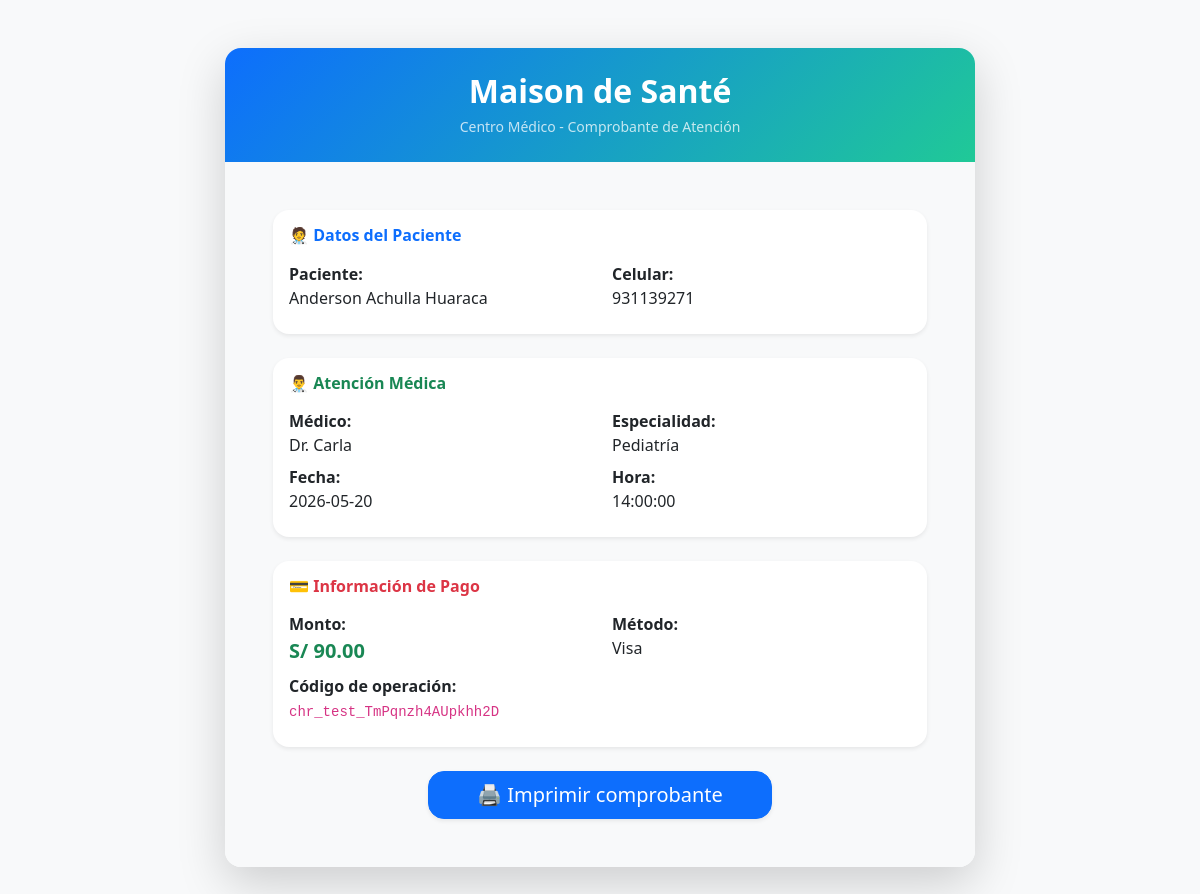
/Vistas/comprobante.php?id=20, run on the app's committed database.
### tables this page shows
CREATE TABLE `pagos` (
  `id` int(11) NOT NULL,
  `id_cita` int(11) NOT NULL,
  `monto` decimal(10,2) DEFAULT NULL,
  `estado` varchar(30) DEFAULT NULL,
  `metodo_pago` varchar(50) DEFAULT NULL,
  `culqi_charge_id` varchar(100) DEFAULT NULL,
  `fecha_pago` datetime DEFAULT current_timestamp()
);

CREATE TABLE `pacientes` (
  `id_paciente` int(11) NOT NULL,
  `id_usuario` int(11) NOT NULL,
  `nombres` varchar(30) NOT NULL,
  `apellidos` varchar(30) NOT NULL,
  `dni` int(8) NOT NULL,
  `fecha_nacimiento` date NOT NULL,
  `celular` int(9) NOT NULL,
  `direccion` varchar(50) NOT NULL
);

CREATE TABLE `medicos` (
  `id` int(11) NOT NULL,
  `id_usuario` int(11) DEFAULT NULL,
  `nombre` varchar(100) NOT NULL,
  `id_especialidad` int(11) DEFAULT NULL,
  `telefono` varchar(20) NOT NULL,
  `estado` varchar(20) DEFAULT 'Activo'
);

CREATE TABLE `especialidades` (
  `id` int(11) NOT NULL,
  `nombre` varchar(50) NOT NULL,
  `estado` varchar(20) DEFAULT 'Activo',
  `precio_consulta` decimal(10,2) DEFAULT NULL
);

CREATE TABLE `citas` (
  `id` int(11) NOT NULL,
  `id_paciente` int(11) NOT NULL,
  `fecha` date NOT NULL,
  `hora` time NOT NULL,
  `id_medico` int(11) DEFAULT NULL,
  `estado` varchar(20) DEFAULT 'Pendiente',
  `monto` decimal(10,2) DEFAULT NULL,
  `estado_pago` varchar(20) DEFAULT 'Pendiente'
);

### Vistas/comprobante.php (the view, shortened to what this page needs)
<?php
include '../ConexionDB/conexion.php';
$id = $_GET['id'];
$sql1 = "SELECT id
         FROM pagos
         WHERE id_cita = $id";
$resultado1 = mysqli_query($conexion, $sql1);
$row1 = mysqli_fetch_assoc($resultado1);
$id_pago = $row1['id'];
$sql = "
SELECT
    p.*,
    e.nombre AS especialidad,
    c.fecha,
    c.hora,
    CONCAT(pa.nombres, ' ',pa.apellidos) AS nombre_paciente,
    pa.celular AS celular,
    m.nombre AS nombre_medico
FROM pagos p
INNER JOIN citas c
ON p.id_cita = c.id
INNER JOIN pacientes pa
ON c.id_paciente = pa.id_paciente
INNER JOIN medicos m
ON c.id_medico = m.id
INNER JOIN especialidades e
ON m.id_especialidad = e.id
WHERE p.id = '$id_pago'
";
$r = $conexion->query($sql);
$f = $r->fetch_assoc();
?>
<!DOCTYPE html>
<html lang="es">
<head>
    <link href="https://cdn.jsdelivr.net/npm/bootstrap@5.3.7/dist/css/bootstrap.min.css" rel="stylesheet">
</head>
<body class="bg-light">
    <div class="container py-5">
        <div class="card shadow-lg border-0 mx-auto rounded-4"
            style="max-width:750px; overflow:hidden;">
            <div class="p-4 text-white text-center"
                style="background: linear-gradient(135deg, #0d6efd, #20c997);">
                <h2 class="fw-bold mb-1">
                    Maison de Santé
                </h2>
                <small class="opacity-75">
                    Centro Médico - Comprobante de Atención
                </small>
            </div>
            <div class="card-body p-5 bg-light">
                <div class="mb-4 p-3 bg-white rounded-4 shadow-sm">
                    <h6 class="text-primary fw-bold mb-3">
                        🧑‍⚕️ Datos del Paciente
                    </h6>
                    <div class="row">
                        <div class="col-md-6 mb-2">
                            <strong>Paciente:</strong><br>
                            <?php echo $f['nombre_paciente']; ?>
                        </div>
                        <div class="col-md-6 mb-2">
                            <strong>Celular:</strong><br>
                            <?php echo $f['celular']; ?>
                        </div>
                    </div>
                </div>
                <div class="mb-4 p-3 bg-white rounded-4 shadow-sm">
                    <h6 class="text-success fw-bold mb-3">
                        👨‍⚕️ Atención Médica
                    </h6>
                    <div class="row">
                        <div class="col-md-6 mb-2">
                            <strong>Médico:</strong><br>
                            <?php echo "Dr. " . htmlspecialchars($f['nombre_medico']); ?>
                        </div>
                        <div class="col-md-6 mb-2">
                            <strong>Especialidad:</strong><br>
                            <?php echo $f['especialidad']; ?>
                        </div>
                        <div class="col-md-6 mb-2">
                            <strong>Fecha:</strong><br>
                            <?php echo $f['fecha']; ?>
                        </div>
                        <div class="col-md-6 mb-2">
                            <strong>Hora:</strong><br>
                            <?php echo $f['hora']; ?>
                        </div>
                    </div>
                </div>
                <div class="mb-4 p-3 bg-white rounded-4 shadow-sm">
                    <h6 class="text-danger fw-bold mb-3">
                        💳 Información de Pago
                    </h6>
                    <div class="row">
                        <div class="col-md-6 mb-2">
                            <strong>Monto:</strong><br>
                            <span class="fs-5 fw-bold text-success">
                                S/ <?php echo $f['monto']; ?>
                            </span>
                        </div>
                        <div class="col-md-6 mb-2">
                            <strong>Método:</strong><br>
                            <?php echo $f['metodo_pago']; ?>
                        </div>
                        <div class="col-md-12 mb-2">
                            <strong>Código de operación:</strong><br>
                            <code><?php echo $f['culqi_charge_id']; ?></code>
                        </div>
                    </div>
                </div>
                <div class="text-center mt-4">
                    <button onclick="window.print()"
                        class="btn btn-lg btn-primary rounded-4 px-5 shadow-sm">
                        🖨️ Imprimir comprobante
                    </button>
                </div>
            </div>
        </div>
    </div>
</body>
</html>

### data on the page
pagos: pacientes.celular "931139271", medicos.nombre "Carla", especialidades.nombre "Pediatría", id_cita.fecha "2026-05-20", id_cita.hora "14:00:00", monto "90.00", metodo_pago "Visa", culqi_charge "chr_test_TmPqnzh4AUpkhh2D"

### other printed values
$f['nombre_paciente'] "Anderson Achulla Huaraca"
